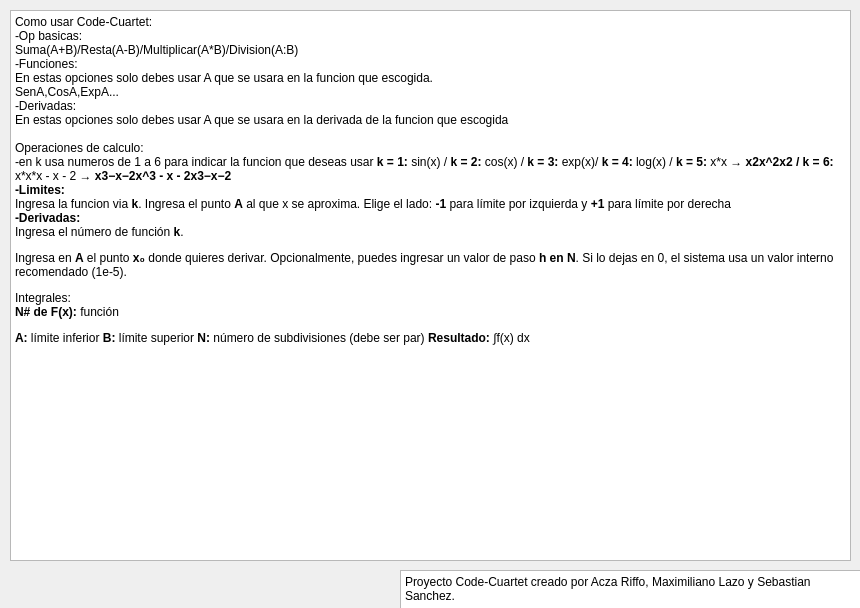
<?xml version="1.0" encoding="UTF-8"?>
<ui version="4.0">
 <class>informacion</class>
 <widget class="QDialog" name="informacion">
  <property name="geometry">
   <rect>
    <x>0</x>
    <y>0</y>
    <width>860</width>
    <height>608</height>
   </rect>
  </property>
  <property name="windowTitle">
   <string>Dialog</string>
  </property>
  <widget class="QTextBrowser" name="textBrowser">
   <property name="geometry">
    <rect>
     <x>10</x>
     <y>10</y>
     <width>841</width>
     <height>551</height>
    </rect>
   </property>
   <property name="html">
    <string>&lt;!DOCTYPE HTML PUBLIC &quot;-//W3C//DTD HTML 4.0//EN&quot; &quot;http://www.w3.org/TR/REC-html40/strict.dtd&quot;&gt;
&lt;html&gt;&lt;head&gt;&lt;meta name=&quot;qrichtext&quot; content=&quot;1&quot; /&gt;&lt;meta charset=&quot;utf-8&quot; /&gt;&lt;style type=&quot;text/css&quot;&gt;
p, li { white-space: pre-wrap; }
hr { height: 1px; border-width: 0; }
li.unchecked::marker { content: &quot;\2610&quot;; }
li.checked::marker { content: &quot;\2612&quot;; }
&lt;/style&gt;&lt;/head&gt;&lt;body style=&quot; font-family:'Segoe UI'; font-size:9pt; font-weight:400; font-style:normal;&quot;&gt;
&lt;p style=&quot; margin-top:0px; margin-bottom:0px; margin-left:0px; margin-right:0px; -qt-block-indent:0; text-indent:0px;&quot;&gt;Como usar Code-Cuartet:&lt;/p&gt;
&lt;p style=&quot; margin-top:0px; margin-bottom:0px; margin-left:0px; margin-right:0px; -qt-block-indent:0; text-indent:0px;&quot;&gt;-Op basicas: &lt;/p&gt;
&lt;p style=&quot; margin-top:0px; margin-bottom:0px; margin-left:0px; margin-right:0px; -qt-block-indent:0; text-indent:0px;&quot;&gt;Suma(A+B)/Resta(A-B)/Multiplicar(A*B)/Division(A:B)&lt;/p&gt;
&lt;p style=&quot; margin-top:0px; margin-bottom:0px; margin-left:0px; margin-right:0px; -qt-block-indent:0; text-indent:0px;&quot;&gt;-Funciones:&lt;/p&gt;
&lt;p style=&quot; margin-top:0px; margin-bottom:0px; margin-left:0px; margin-right:0px; -qt-block-indent:0; text-indent:0px;&quot;&gt;En estas opciones solo debes usar A que se usara en la funcion que escogida.&lt;/p&gt;
&lt;p style=&quot; margin-top:0px; margin-bottom:0px; margin-left:0px; margin-right:0px; -qt-block-indent:0; text-indent:0px;&quot;&gt;SenA,CosA,ExpA... &lt;/p&gt;
&lt;p style=&quot; margin-top:0px; margin-bottom:0px; margin-left:0px; margin-right:0px; -qt-block-indent:0; text-indent:0px;&quot;&gt;-Derivadas:&lt;/p&gt;
&lt;p style=&quot; margin-top:0px; margin-bottom:0px; margin-left:0px; margin-right:0px; -qt-block-indent:0; text-indent:0px;&quot;&gt;En estas opciones solo debes usar A que se usara en la derivada de la funcion que escogida&lt;/p&gt;
&lt;p style=&quot;-qt-paragraph-type:empty; margin-top:0px; margin-bottom:0px; margin-left:0px; margin-right:0px; -qt-block-indent:0; text-indent:0px;&quot;&gt;&lt;br /&gt;&lt;/p&gt;
&lt;p style=&quot; margin-top:0px; margin-bottom:0px; margin-left:0px; margin-right:0px; -qt-block-indent:0; text-indent:0px;&quot;&gt;Operaciones de calculo:&lt;/p&gt;
&lt;p style=&quot; margin-top:0px; margin-bottom:0px; margin-left:0px; margin-right:0px; -qt-block-indent:0; text-indent:0px;&quot;&gt;-en k usa numeros de 1 a 6 para indicar la funcion que deseas usar &lt;span style=&quot; font-weight:700;&quot;&gt;k = 1:&lt;/span&gt; &lt;span style=&quot; font-family:'Courier New';&quot;&gt;sin(x) / &lt;/span&gt;&lt;span style=&quot; font-weight:700;&quot;&gt;k = 2:&lt;/span&gt; &lt;span style=&quot; font-family:'Courier New';&quot;&gt;cos(x) / &lt;/span&gt;&lt;span style=&quot; font-weight:700;&quot;&gt;k = 3:&lt;/span&gt; &lt;span style=&quot; font-family:'Courier New';&quot;&gt;exp(x)/ &lt;/span&gt;&lt;span style=&quot; font-weight:700;&quot;&gt;k = 4:&lt;/span&gt; &lt;span style=&quot; font-family:'Courier New';&quot;&gt;log(x) / &lt;/span&gt;&lt;span style=&quot; font-weight:700;&quot;&gt;k = 5:&lt;/span&gt; &lt;span style=&quot; font-family:'Courier New';&quot;&gt;x*x&lt;/span&gt; → &lt;span style=&quot; font-weight:700;&quot;&gt;x2x^2x2 / k = 6:&lt;/span&gt; &lt;span style=&quot; font-family:'Courier New';&quot;&gt;x*x*x - x - 2&lt;/span&gt; → &lt;span style=&quot; font-weight:700;&quot;&gt;x3−x−2x^3 - x - 2x3−x−2&lt;/span&gt;&lt;/p&gt;
&lt;p style=&quot; margin-top:0px; margin-bottom:0px; margin-left:0px; margin-right:0px; -qt-block-indent:0; text-indent:0px;&quot;&gt;&lt;span style=&quot; font-weight:700;&quot;&gt;-Limites:&lt;/span&gt;&lt;/p&gt;
&lt;p style=&quot; margin-top:0px; margin-bottom:0px; margin-left:0px; margin-right:0px; -qt-block-indent:0; text-indent:0px;&quot;&gt;Ingresa la funcion via &lt;span style=&quot; font-weight:700;&quot;&gt;k&lt;/span&gt;. Ingresa el punto &lt;span style=&quot; font-weight:700;&quot;&gt;A&lt;/span&gt; al que x se aproxima. Elige el lado: &lt;span style=&quot; font-weight:700;&quot;&gt;-1&lt;/span&gt; para límite por izquierda y &lt;span style=&quot; font-weight:700;&quot;&gt;+1&lt;/span&gt; para límite por derecha&lt;/p&gt;
&lt;p style=&quot; margin-top:0px; margin-bottom:0px; margin-left:0px; margin-right:0px; -qt-block-indent:0; text-indent:0px;&quot;&gt;&lt;span style=&quot; font-weight:700;&quot;&gt;-Derivadas:&lt;/span&gt;&lt;/p&gt;
&lt;p style=&quot; margin-top:0px; margin-bottom:0px; margin-left:0px; margin-right:0px; -qt-block-indent:0; text-indent:0px;&quot;&gt;Ingresa el número de función &lt;span style=&quot; font-weight:700;&quot;&gt;k&lt;/span&gt;.&lt;/p&gt;
&lt;p style=&quot; margin-top:12px; margin-bottom:12px; margin-left:0px; margin-right:0px; -qt-block-indent:0; text-indent:0px;&quot;&gt;Ingresa en &lt;span style=&quot; font-weight:700;&quot;&gt;A&lt;/span&gt; el punto &lt;span style=&quot; font-weight:700;&quot;&gt;x₀&lt;/span&gt; donde quieres derivar. Opcionalmente, puedes ingresar un valor de paso &lt;span style=&quot; font-weight:700;&quot;&gt;h en N&lt;/span&gt;. Si lo dejas en 0, el sistema usa un valor interno recomendado (1e-5).&lt;/p&gt;
&lt;p style=&quot; margin-top:0px; margin-bottom:0px; margin-left:0px; margin-right:0px; -qt-block-indent:0; text-indent:0px;&quot;&gt;Integrales:&lt;/p&gt;
&lt;p style=&quot; margin-top:0px; margin-bottom:0px; margin-left:0px; margin-right:0px; -qt-block-indent:0; text-indent:0px;&quot;&gt;&lt;span style=&quot; font-weight:700;&quot;&gt;N# de F(x):&lt;/span&gt; función&lt;/p&gt;
&lt;p style=&quot; margin-top:12px; margin-bottom:12px; margin-left:0px; margin-right:0px; -qt-block-indent:0; text-indent:0px;&quot;&gt;&lt;span style=&quot; font-weight:700;&quot;&gt;A:&lt;/span&gt; límite inferior &lt;span style=&quot; font-weight:700;&quot;&gt;B:&lt;/span&gt; límite superior &lt;span style=&quot; font-weight:700;&quot;&gt;N:&lt;/span&gt; número de subdivisiones (debe ser par) &lt;span style=&quot; font-weight:700;&quot;&gt;Resultado:&lt;/span&gt; ∫f(x) dx&lt;/p&gt;&lt;/body&gt;&lt;/html&gt;</string>
   </property>
  </widget>
  <widget class="QTextEdit" name="textEdit">
   <property name="geometry">
    <rect>
     <x>400</x>
     <y>570</y>
     <width>461</width>
     <height>61</height>
    </rect>
   </property>
   <property name="html">
    <string>&lt;!DOCTYPE HTML PUBLIC &quot;-//W3C//DTD HTML 4.0//EN&quot; &quot;http://www.w3.org/TR/REC-html40/strict.dtd&quot;&gt;
&lt;html&gt;&lt;head&gt;&lt;meta name=&quot;qrichtext&quot; content=&quot;1&quot; /&gt;&lt;meta charset=&quot;utf-8&quot; /&gt;&lt;style type=&quot;text/css&quot;&gt;
p, li { white-space: pre-wrap; }
hr { height: 1px; border-width: 0; }
li.unchecked::marker { content: &quot;\2610&quot;; }
li.checked::marker { content: &quot;\2612&quot;; }
&lt;/style&gt;&lt;/head&gt;&lt;body style=&quot; font-family:'Segoe UI'; font-size:9pt; font-weight:400; font-style:normal;&quot;&gt;
&lt;p style=&quot; margin-top:0px; margin-bottom:0px; margin-left:0px; margin-right:0px; -qt-block-indent:0; text-indent:0px;&quot;&gt;Proyecto Code-Cuartet creado por Acza Riffo, Maximiliano Lazo y Sebastian Sanchez.&lt;/p&gt;
&lt;p style=&quot;-qt-paragraph-type:empty; margin-top:0px; margin-bottom:0px; margin-left:0px; margin-right:0px; -qt-block-indent:0; text-indent:0px; font-size:10pt;&quot;&gt;&lt;br /&gt;&lt;/p&gt;&lt;/body&gt;&lt;/html&gt;</string>
   </property>
  </widget>
 </widget>
 <resources/>
 <connections/>
</ui>
